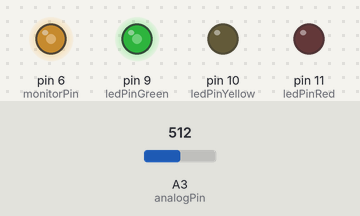
A sketch run on a simulated Arduino Uno, built with avr-gcc and run on an emulated ATmega328P. On the bench: output pins drawn as LEDs (lit = HIGH). Inputs (shaded band) come from the test bench; at power-on: A3 (analogPin) = 512.

Above: at 1.2 s.
1.3 s: A3 (analogPin) set to 710
At 1.9 s:
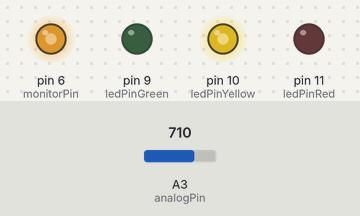
2.8 s: A3 (analogPin) set to 690
At 3.1 s:
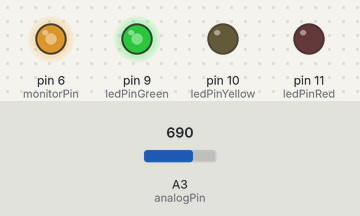
4.3 s: A3 (analogPin) set to 900
At 5.4 s:
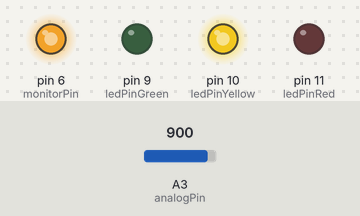
5.8 s: A3 (analogPin) set to 1023
At 6.6 s:
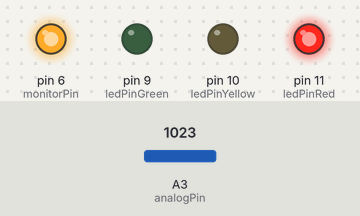
7.3 s: A3 (analogPin) set to 122
At 7.7 s:
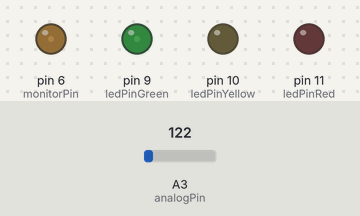
Timing chart, 0 to 9.8 s (numbered marks = the images above; inputs shaded):
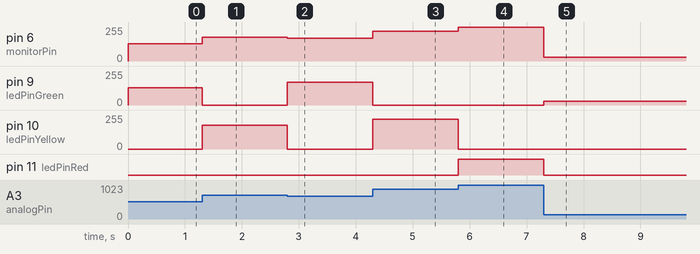

Measured:
- after the input at 1.3 s, pin 6 (monitorPin): 128/255 → 177/255 at once; pin 9 (ledPinGreen): 128/255 → 0/255 at once; pin 10 (ledPinYellow): 0/255 → 177/255 at once
- after the input at 2.8 s, pin 6 (monitorPin): 177/255 → 172/255 at once; pin 9 (ledPinGreen): 0/255 → 172/255 at once; pin 10 (ledPinYellow): 177/255 → 0/255 at once
- after the input at 4.3 s, pin 6 (monitorPin): 172/255 → 225/255 at once; pin 9 (ledPinGreen): 172/255 → 0/255 at once; pin 10 (ledPinYellow): 0/255 → 225/255 at once
- after the input at 5.8 s, pin 6 (monitorPin): 225/255 → 255/255 at once; pin 10 (ledPinYellow): 225/255 → 0/255 at once; pin 11 (ledPinRed): LOW → HIGH at once
- after the input at 7.3 s, pin 6 (monitorPin): 255/255 → 30/255 at once; pin 9 (ledPinGreen): 0/255 → 30/255 at once; pin 11 (ledPinRed): HIGH → LOW at once

The sketch:

Test_ADC_Simple_Example.ino
```cpp
int ledPinGreen = 9;                  // LED connected to digital pin 9
int ledPinYellow = 10;                // LED connected to digital pin 10
int ledPinRed = 11;                   // LED connected to digital pin 11

int monitorPin = 6;                   // used to scope the PWM output
int analogPin = A3;                   // potentiometer output connected to analog pin 3
int val = 0;                          // variable to store the read value

void setup()                          //define inputs and outputs
{
  Serial.begin(9600);
  pinMode(analogPin, INPUT);          // sets the pin as input
  pinMode(ledPinGreen, OUTPUT);       // sets the pin as output
  pinMode(ledPinYellow, OUTPUT);      // sets the pin as output
  pinMode(ledPinRed, OUTPUT);         // sets the pin as output
}

void loop()                           // this is the code that "runs forever"
{
  val = analogRead(analogPin);        //read the input pin

  // analogRead ranges 0 to 1023
  // analogWrite ranges 0 to 255, thus the division by 4 of val

  if (val > 900)                      // high voltage - Red LED turns on
  {
    analogWrite(ledPinRed, val/4);    // write to Red LED
    analogWrite(ledPinYellow, 0);     // disable Yellow LED
    analogWrite(ledPinGreen, 0);      // disable Green LED
    analogWrite(monitorPin, val/4);   // used to scope the PWM output
    }
  else if (val > 700 && val <= 900)   // approaching high voltage - Yellow LED turns on
  {
    analogWrite(ledPinRed, 0);        // disable Red LED
    analogWrite(ledPinYellow, val/4); // write to Yellow LED
    analogWrite(ledPinGreen, 0);      // disable Green LED
    analogWrite(monitorPin, val/4);   // used to scope the PWM output
    }
  else if (val > 100 && val <= 700)   // low voltage - Green LED turns on
  {
    analogWrite(ledPinRed, 0);        // disable Red LED
    analogWrite(ledPinYellow, 0);     // disable Yellow LED
    analogWrite(ledPinGreen, val/4);  // write to Green LED
    analogWrite(monitorPin, val/4);   // used to scope the PWM output
    }
  else                                // little to no voltage input
  {
    analogWrite(ledPinRed, 0);        // disable Red LED
    analogWrite(ledPinYellow, 0);     // disable Yellow LED
    analogWrite(ledPinGreen, 0);      // disable Green LED
    analogWrite(monitorPin, val/4);   // used to scope the PWM output
    }
}
```
